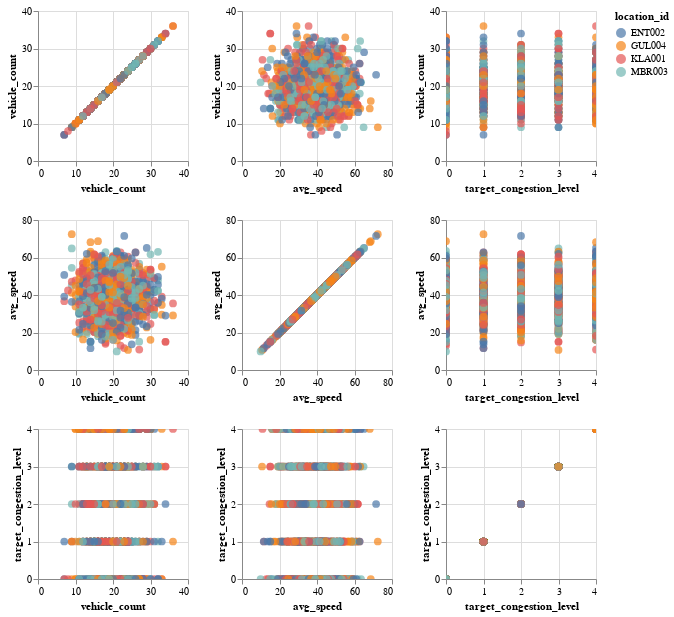

Notebook source saved alongside this figure:
### Code cell
import altair as alt
import pandas as pd

# Sample: replace with your actual DataFrame
# df = pd.read_csv("your_data.csv")

# Select variables of interest
cols = ['vehicle_count', 'avg_speed', 'target_congestion_level', 'location_id']

# Melt the DataFrame for pairwise plotting
scatter = alt.Chart(df).mark_circle(size=60).encode(
    alt.X(alt.repeat("column"), type='quantitative'),
    alt.Y(alt.repeat("row"), type='quantitative'),
    color='location_id:N',
    tooltip=cols
).properties(
    width=150,
    height=150
).repeat(
    row=['vehicle_count', 'avg_speed', 'target_congestion_level'],
    column=['vehicle_count', 'avg_speed', 'target_congestion_level']
).interactive()

scatter.show()

### Figure 1 — Vega-Lite specification as saved in the notebook (floating-point values rounded to 4 significant figures; data arrays with more than 128 entries replaced by an {"elided": "..."} marker saying what was removed)
{"config": {"view": {"continuousWidth": 300, "continuousHeight": 300}}, "repeat": {"column": ["vehicle_count", "avg_speed", "target_congestion_level"], "row": ["vehicle_count", "avg_speed", "target_congestion_level"]}, "spec": {"data": {"name": "data-26c21d7d5f40e23e338de6109cbb9576"}, "mark": {"type": "circle", "size": 60}, "encoding": {"color": {"field": "location_id", "type": "nominal"}, "tooltip": [{"field": "vehicle_count", "type": "quantitative"}, {"field": "avg_speed", "type": "quantitative"}, {"field": "target_congestion_level", "type": "quantitative"}, {"field": "location_id", "type": "nominal"}], "x": {"field": {"repeat": "column"}, "type": "quantitative"}, "y": {"field": {"repeat": "row"}, "type": "quantitative"}}, "height": 150, "name": "view_1", "width": 150}, "params": [{"name": "param_1", "select": {"type": "interval", "encodings": ["x", "y"]}, "bind": "scales", "views": ["view_1_child__row_vehicle_countcolumn_vehicle_count", "view_1_child__row_vehicle_countcolumn_avg_speed", "view_1_child__row_vehicle_countcolumn_target_congestion_level", "view_1_child__row_avg_speedcolumn_vehicle_count", "view_1_child__row_avg_speedcolumn_avg_speed", "view_1_child__row_avg_speedcolumn_target_congestion_level", "view_1_child__row_target_congestion_levelcolumn_vehicle_count", "view_1_child__row_target_congestion_levelcolumn_avg_speed", "view_1_child__row_target_congestion_levelcolumn_target_congestion_level"]}], "$schema": "https://vega.github.io/schema/vega-lite/v5.20.1.json", "datasets": {"data-26c21d7d5f40e23e338de6109cbb9576": {"elided": "1524 records"}}}
